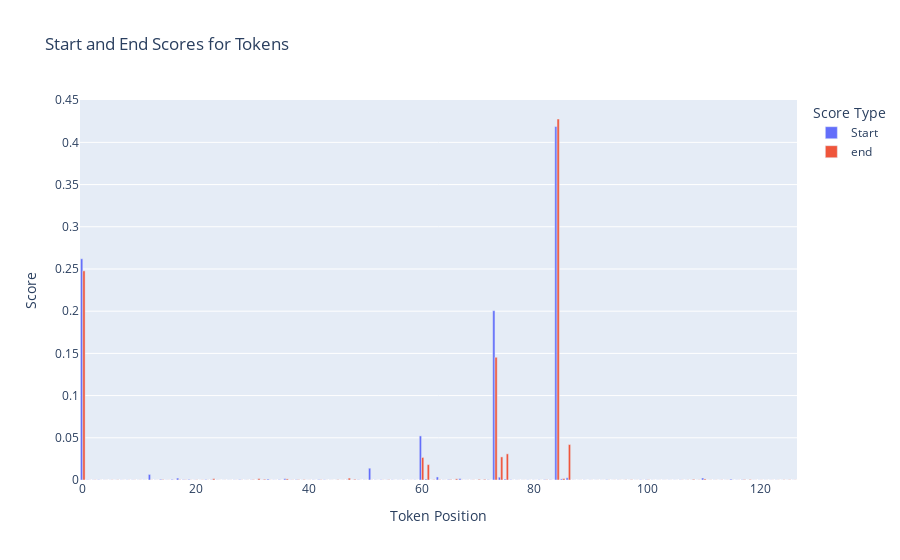

This figure's notebook cell:
### Code cell
context = "The giraffe is a large African hoofed mammal belonging to the genus Giraffa. It is the tallest living terrestrial animal and the largest ruminant on Earth. Traditionally, giraffes have been thought of as one species, Giraffa camelopardalis, with nine subspecies. Most recently, researchers proposed dividing them into four extant species due to new research into their mitochondrial and nuclear DNA, and individual species can be distinguished by their fur coat patterns. Seven other extinct species of Giraffa are known from the fossil record."
question = "How many giraffe species are there?"
answer, confidence_score, scores_df = predict_answer(context, question)
print(answer, confidence_score)

px.bar(scores_df, x = "Token Position", y = "Score", color="Score Type", barmode="group", title="Start and End Scores for Tokens")
